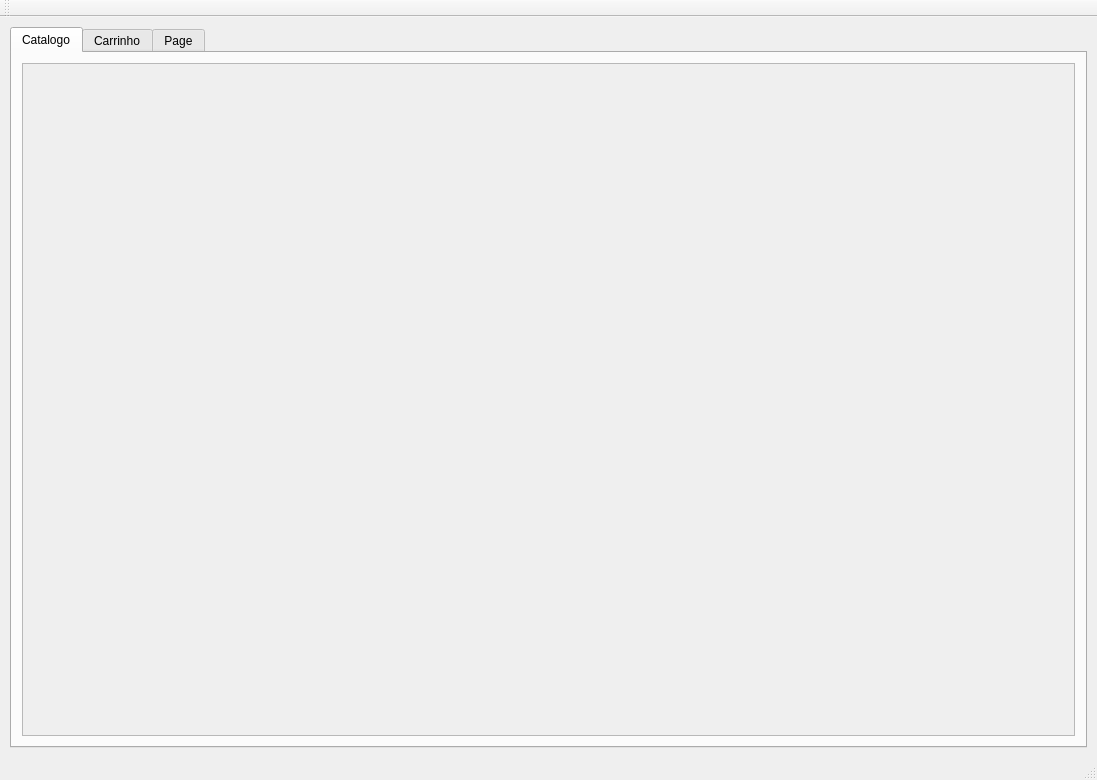
<?xml version="1.0" encoding="UTF-8"?>
<ui version="4.0">
 <class>MainWindow</class>
 <widget class="QMainWindow" name="MainWindow">
  <property name="geometry">
   <rect>
    <x>0</x>
    <y>0</y>
    <width>1097</width>
    <height>780</height>
   </rect>
  </property>
  <property name="windowTitle">
   <string>MainWindow</string>
  </property>
  <widget class="QWidget" name="centralWidget">
   <layout class="QVBoxLayout" name="verticalLayout">
    <property name="leftMargin">
     <number>10</number>
    </property>
    <property name="topMargin">
     <number>10</number>
    </property>
    <property name="rightMargin">
     <number>10</number>
    </property>
    <property name="bottomMargin">
     <number>10</number>
    </property>
    <item>
     <widget class="QTabWidget" name="tabLayout">
      <property name="currentIndex">
       <number>0</number>
      </property>
      <widget class="QWidget" name="catalogTab">
       <attribute name="title">
        <string>Catalogo</string>
       </attribute>
       <layout class="QVBoxLayout" name="verticalLayout_2">
        <property name="leftMargin">
         <number>10</number>
        </property>
        <property name="topMargin">
         <number>10</number>
        </property>
        <property name="rightMargin">
         <number>10</number>
        </property>
        <property name="bottomMargin">
         <number>10</number>
        </property>
        <item>
         <widget class="QScrollArea" name="scrollArea">
          <property name="widgetResizable">
           <bool>true</bool>
          </property>
          <widget class="QWidget" name="scrollAreaWidgetContents">
           <property name="geometry">
            <rect>
             <x>0</x>
             <y>0</y>
             <width>1051</width>
             <height>646</height>
            </rect>
           </property>
           <layout class="QGridLayout" name="gridLayout">
            <item row="0" column="0">
             <layout class="QVBoxLayout" name="catalogProductsLayout">
              <property name="leftMargin">
               <number>200</number>
              </property>
              <property name="rightMargin">
               <number>200</number>
              </property>
             </layout>
            </item>
           </layout>
          </widget>
         </widget>
        </item>
       </layout>
      </widget>
      <widget class="QWidget" name="cartTab">
       <attribute name="title">
        <string>Carrinho</string>
       </attribute>
       <widget class="QScrollArea" name="scrollArea_Cart">
        <property name="geometry">
         <rect>
          <x>30</x>
          <y>60</y>
          <width>1021</width>
          <height>261</height>
         </rect>
        </property>
        <property name="widgetResizable">
         <bool>true</bool>
        </property>
        <widget class="QWidget" name="scrollAreaWidgetContents_2">
         <property name="geometry">
          <rect>
           <x>0</x>
           <y>0</y>
           <width>1019</width>
           <height>259</height>
          </rect>
         </property>
         <layout class="QVBoxLayout" name="verticalLayout_4">
          <property name="spacing">
           <number>10</number>
          </property>
          <property name="leftMargin">
           <number>10</number>
          </property>
          <property name="topMargin">
           <number>10</number>
          </property>
          <property name="rightMargin">
           <number>10</number>
          </property>
          <property name="bottomMargin">
           <number>10</number>
          </property>
          <item>
           <layout class="QVBoxLayout" name="cartProductsLayout">
            <property name="leftMargin">
             <number>200</number>
            </property>
            <property name="rightMargin">
             <number>200</number>
            </property>
           </layout>
          </item>
         </layout>
        </widget>
       </widget>
       <widget class="QLabel" name="label">
        <property name="geometry">
         <rect>
          <x>816</x>
          <y>510</y>
          <width>101</width>
          <height>20</height>
         </rect>
        </property>
        <property name="font">
         <font>
          <weight>75</weight>
          <bold>true</bold>
         </font>
        </property>
        <property name="text">
         <string>Subtotal:</string>
        </property>
       </widget>
       <widget class="QLabel" name="labelTotal">
        <property name="geometry">
         <rect>
          <x>940</x>
          <y>510</y>
          <width>71</width>
          <height>16</height>
         </rect>
        </property>
        <property name="text">
         <string/>
        </property>
       </widget>
       <widget class="QLabel" name="label_2">
        <property name="geometry">
         <rect>
          <x>30</x>
          <y>20</y>
          <width>181</width>
          <height>16</height>
         </rect>
        </property>
        <property name="font">
         <font>
          <weight>75</weight>
          <bold>true</bold>
         </font>
        </property>
        <property name="acceptDrops">
         <bool>false</bool>
        </property>
        <property name="text">
         <string>Carrinho de compras</string>
        </property>
        <property name="wordWrap">
         <bool>false</bool>
        </property>
       </widget>
       <widget class="Line" name="line">
        <property name="geometry">
         <rect>
          <x>30</x>
          <y>470</y>
          <width>1021</width>
          <height>20</height>
         </rect>
        </property>
        <property name="orientation">
         <enum>Qt::Horizontal</enum>
        </property>
       </widget>
       <widget class="Line" name="line_2">
        <property name="geometry">
         <rect>
          <x>30</x>
          <y>540</y>
          <width>1021</width>
          <height>20</height>
         </rect>
        </property>
        <property name="orientation">
         <enum>Qt::Horizontal</enum>
        </property>
       </widget>
       <widget class="Line" name="line_3">
        <property name="geometry">
         <rect>
          <x>20</x>
          <y>480</y>
          <width>20</width>
          <height>71</height>
         </rect>
        </property>
        <property name="orientation">
         <enum>Qt::Vertical</enum>
        </property>
       </widget>
       <widget class="Line" name="line_4">
        <property name="geometry">
         <rect>
          <x>1040</x>
          <y>480</y>
          <width>20</width>
          <height>71</height>
         </rect>
        </property>
        <property name="orientation">
         <enum>Qt::Vertical</enum>
        </property>
       </widget>
       <widget class="Line" name="line_5">
        <property name="geometry">
         <rect>
          <x>30</x>
          <y>340</y>
          <width>1021</width>
          <height>16</height>
         </rect>
        </property>
        <property name="orientation">
         <enum>Qt::Horizontal</enum>
        </property>
       </widget>
       <widget class="QRadioButton" name="traditionalFreight">
        <property name="geometry">
         <rect>
          <x>60</x>
          <y>400</y>
          <width>161</width>
          <height>16</height>
         </rect>
        </property>
        <property name="text">
         <string>Tradicional (R$7,00)</string>
        </property>
       </widget>
       <widget class="QRadioButton" name="expressFreight">
        <property name="geometry">
         <rect>
          <x>250</x>
          <y>400</y>
          <width>151</width>
          <height>17</height>
         </rect>
        </property>
        <property name="text">
         <string>Expressa (R$15,00)</string>
        </property>
       </widget>
       <widget class="QLabel" name="label_3">
        <property name="geometry">
         <rect>
          <x>60</x>
          <y>370</y>
          <width>201</width>
          <height>16</height>
         </rect>
        </property>
        <property name="font">
         <font>
          <weight>75</weight>
          <bold>true</bold>
         </font>
        </property>
        <property name="text">
         <string>Escolha a opção de frete:</string>
        </property>
       </widget>
       <widget class="Line" name="line_6">
        <property name="geometry">
         <rect>
          <x>30</x>
          <y>440</y>
          <width>1021</width>
          <height>16</height>
         </rect>
        </property>
        <property name="orientation">
         <enum>Qt::Horizontal</enum>
        </property>
       </widget>
       <widget class="Line" name="line_7">
        <property name="geometry">
         <rect>
          <x>20</x>
          <y>350</y>
          <width>20</width>
          <height>101</height>
         </rect>
        </property>
        <property name="orientation">
         <enum>Qt::Vertical</enum>
        </property>
       </widget>
       <widget class="Line" name="line_8">
        <property name="geometry">
         <rect>
          <x>1040</x>
          <y>350</y>
          <width>20</width>
          <height>101</height>
         </rect>
        </property>
        <property name="orientation">
         <enum>Qt::Vertical</enum>
        </property>
       </widget>
      </widget>
      <widget class="QWidget" name="tab">
       <attribute name="title">
        <string>Page</string>
       </attribute>
       <widget class="QPushButton" name="buttonAddToCart">
        <property name="geometry">
         <rect>
          <x>30</x>
          <y>30</y>
          <width>161</width>
          <height>23</height>
         </rect>
        </property>
        <property name="text">
         <string>Adicionar ao carrinho</string>
        </property>
       </widget>
      </widget>
     </widget>
    </item>
   </layout>
  </widget>
  <widget class="QMenuBar" name="menuBar">
   <property name="geometry">
    <rect>
     <x>0</x>
     <y>0</y>
     <width>1097</width>
     <height>22</height>
    </rect>
   </property>
  </widget>
  <widget class="QToolBar" name="mainToolBar">
   <attribute name="toolBarArea">
    <enum>TopToolBarArea</enum>
   </attribute>
   <attribute name="toolBarBreak">
    <bool>false</bool>
   </attribute>
  </widget>
  <widget class="QStatusBar" name="statusBar"/>
 </widget>
 <layoutdefault spacing="6" margin="11"/>
 <resources/>
 <connections/>
</ui>
